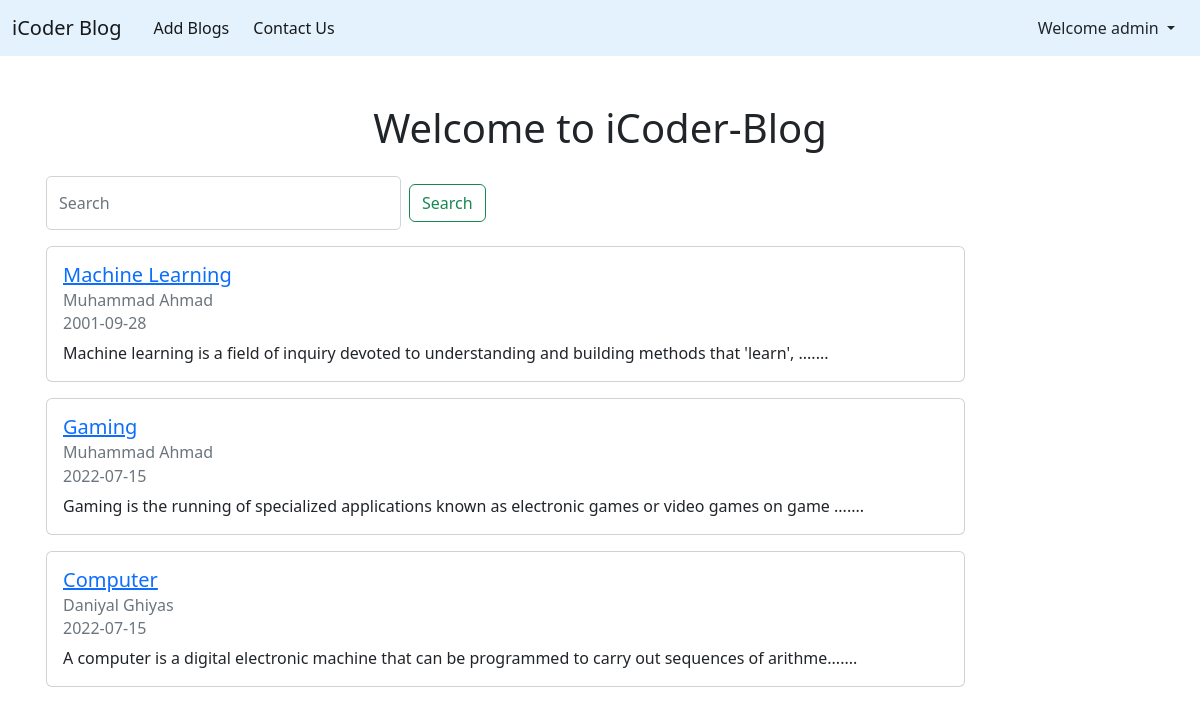
The app's page / (signed in) with its own data.
### blog/models.py (models this page shows)
class Blog(models.Model):
    blog_title = models.CharField(max_length=100)
    publish_Date = models.CharField(max_length=12)
    auther_name = models.CharField(max_length=20)
    blog_content = models.TextField()

### iCoderBlog/views.py (the view, shortened to what this page needs)
# urls.py: 2. Add a URL to urlpatterns:  path('', views.home, name='home')
def home(request):
    data = {}
    blogs = Blog.objects.all()
    data.update({"allBlogs": blogs})
    return render(request, 'home.html', data)

### template/home.html (shortened to what this page needs)
{% extends 'base.html' %}
{% block content %}
<h1 class="text-center mt-5">Welcome to iCoder-Blog</h1>
<div class="container p-3">
    <div class="row">
        <div class="col-md-5 ">
            <form method="POST" class="d-flex ">
                <input type="text" placeholder="Search" name="search" class=" form-control" style="border-radius: 5px;">
                <button type="submit" class=" m-2 btn btn-outline-success">Search</button>
            </form>
        </div>
    </div>
    <div class="row">
        <div class="col-md-10">
            {% for i in allBlogs %}
            <div class="card mt-3">
                <div class="card-body">
                    <h5 class="card-title "><a href="/detailBlog/{{i.id}}">{{i.blog_title}}</a></h5>
                    <h6 class="card-subtitle mb-2 text-muted">{{i.auther_name}}</h6>
                    <h6 class="card-subtitle mb-2 text-muted">{{i.publish_Date}}</h6>
                    <p class="card-text ">{{i.blog_content | slice:"0:99" }}.......</p>
                </div>
            </div>
            {% endfor %}
        </div>
    </div>
</div>
{% endblock %}

### template/header.html (shortened to what this page needs)
<!doctype html>
<html lang="en">
<head>
    <link rel="stylesheet" href="/static/style/style.css">
    <link href="https://cdn.jsdelivr.net/npm/bootstrap@5.2.0-beta1/dist/css/bootstrap.min.css" rel="stylesheet"
>
</head>
<body>
    <header>
        <nav class="navbar  navbar-expand-lg" style="background-color: #e3f2fd;">
            <div class="container-fluid">
                <a class="navbar-brand" href="/">iCoder Blog</a>
                <div class="collapse navbar-collapse" id="navbarSupportedContent">
                    <ul class="navbar-nav me-auto mb-2 mb-lg-0">
                        {% if user.is_authenticated %}
                        <li class="nav-item">
                            <a class="nav-link active mx-2" aria-current="page" href="/blogs/">Add Blogs</a>
                          </li>
                          <li class="nav-item">
                            <a class="nav-link active" aria-current="page" href="/contact/">Contact Us</a>
                          </li>
                          {% endif %}
                    </ul>
                    {% if user.is_authenticated %}
                    <div class="dropdown">
                        <a class="btn dropdown-toggle" href="#" role="button" id="dropdownMenuLink"
                            data-bs-toggle="dropdown" aria-expanded="false">
                            Welcome {{request.user}}
                        </a>
                    </div>
                    {% else %}
                    <a href="/login/" class="btn btn-outline success">Login</a>
                    <a href="/signup/" class="btn btn-outline success">Sign Up</a>
                    {% endif %}
                </div>
            </div>
        </nav>
    </header>

### records on screen
Blog: blog_title "Machine Learning", auther_name "Muhammad Ahmad", publish_Date "2001-09-28", blog_content "Machine learning is a field of inquiry devoted to understanding and building methods that 'learn',"
Blog: blog_title "Gaming", auther_name "Muhammad Ahmad", publish_Date "2022-07-15", blog_content "Gaming is the running of specialized applications known as electronic games or video games on game"
Blog: blog_title "Computer", auther_name "Daniyal Ghiyas", publish_Date "2022-07-15", blog_content "A computer is a digital electronic machine that can be programmed to carry out sequences of arithme"

### other values on screen
{{ request.user }} "admin"
